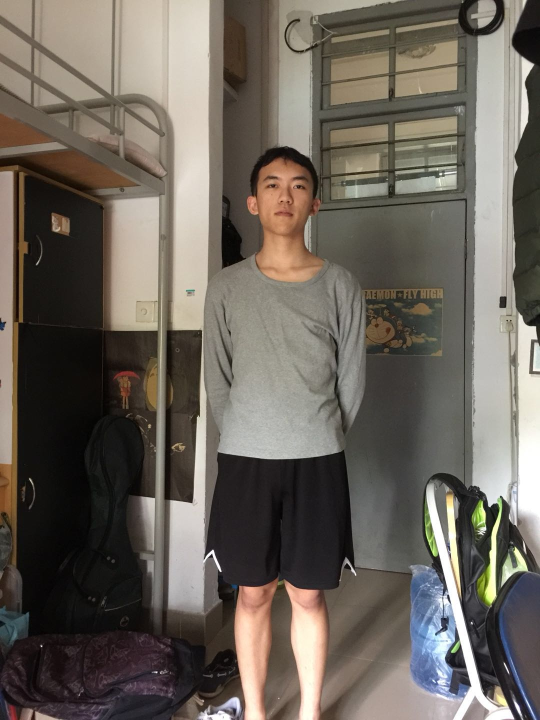
#> input picture 11.jpg, 1080 x 1440 px, found by its file name (shown at 1/2 size)
$ python green_hat.py
#> lines starting #> are read from the running program, lines starting #| are printed output that depends on the picture; after the words box and inside, x2 and y2 are one past the last pixel; in counts of white or black regions, pixels touching at a corner belong together

#coding:utf-8
import cv2
import random

# OpenCV 人脸检测
face_patterns = cv2.CascadeClassifier('/home/glenn/.local/lib/python2.7/site-packages/cv2/data/haarcascade_frontalface_default.xml')
print(face_patterns)
sample_image = cv2.imread('11.jpg')   #你要加帽子的头像图像
#> sample_image is the input picture: shape (1440, 1080, 3); mean B, G, R 91.7, 100.4, 107.3
faces = face_patterns.detectMultiScale(sample_image,
                                       scaleFactor=1.1,
                                       minNeighbors=8,
                                       minSize=(50, 50))     #这三行参数可调，以识别出人脸
#> faces = [[503, 322, 133, 133]]

#返回人脸的坐标  x y w h :xy左上角的点的坐标  wh是人脸的长和宽.
#for (x, y, w, h) in faces:
#    cv2.rectangle(sample_image, (x, y), (x+w, y+h), (0, 255, 0), 2)
#    cv2.imwrite('face.png', sample_image);   #把人脸框出来.
#    print (faces)

# 圣诞帽
#hats = []
#for i in range(4):   #备选4顶帽子你去换
#    hats.append(cv2.imread('hat%d.png' % i, -1))

hat=cv2.imread('12345.png')
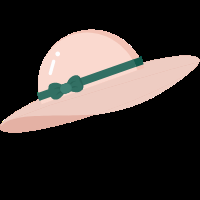
#> input picture 12345.png, 200 x 200 px, found by its file name
#> hat is the input picture: shape (200, 200, 3); mean B, G, R 48.9, 51.7, 58.5
cv2.imwrite('test.png', hat);

for face in faces:  #一张头像内多张脸的话，则需要face循环.
    # 随机一顶帽子
#    hat = random.choice(hats)
    print(hat.shape )
    # 调整帽子尺寸
    print(face[3])   #w值 即框出的人脸的宽.
    scale = float(face[3]) / hat.shape[0] * 1.5   #这里不要把float漏了,不然代码一直报错的,因为python默认当分子分母均是int的话,分子小于分母则商为0.
    print (scale)
    hat = cv2.resize(hat, (0, 0), fx=scale, fy=scale)
    # 根据人脸坐标调整帽子位置
    x_offset = int(face[0] + face[2] / 2 - hat.shape[1] / 2)
    y_offset = int(face[1] - hat.shape[0] / 2)
    # 计算贴图位置，注意防止超出边界的情况
    x1, x2 = max(x_offset, 0), min(x_offset + hat.shape[1], sample_image.shape[1])
    y1, y2 = max(y_offset, 0), min(y_offset + hat.shape[0], sample_image.shape[0])
    hat_x1 = max(0, -x_offset)
    hat_x2 = hat_x1 + x2 - x1
    hat_y1 = max(0, -y_offset)
    hat_y2 = hat_y1 + y2 - y1

    # 透明部分的处理
    alpha_h = hat[hat_y1:hat_y2, hat_x1:hat_x2, 2] / 255
    alpha = 1 - alpha_h
    # 按3个通道合并图片
    for c in range(0, 2):
        sample_image[y1:y2, x1:x2, c] = (alpha_h * hat[hat_y1:hat_y2, hat_x1:hat_x2, c] + alpha * sample_image[y1:y2, x1:x2, c])
#> this loop made 1 pass
#> (face, scale, x_offset, y_offset, x1, x2, y1, y2) on pass 1: ([503, 322, 133, 133], 0.998, 469, 222, 469, 669, 222, 422)
#| (200, 200, 3)
#| 133
#| 0.9975
#> pass 1, `alpha_h = hat[hat_y1:hat_y2, hat_x1:hat_x2, 2] / 255`:
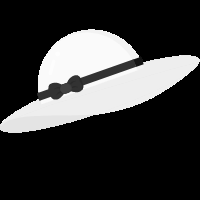
#> alpha_h: shape (200, 200) float64; min 0, max 1, mean 0.229
#> pass 1, `alpha = 1 - alpha_h`:
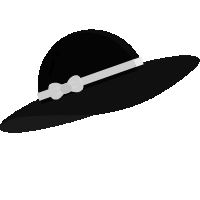
#> alpha: shape (200, 200) float64; min 0, max 1, mean 0.771
#> after the loop:
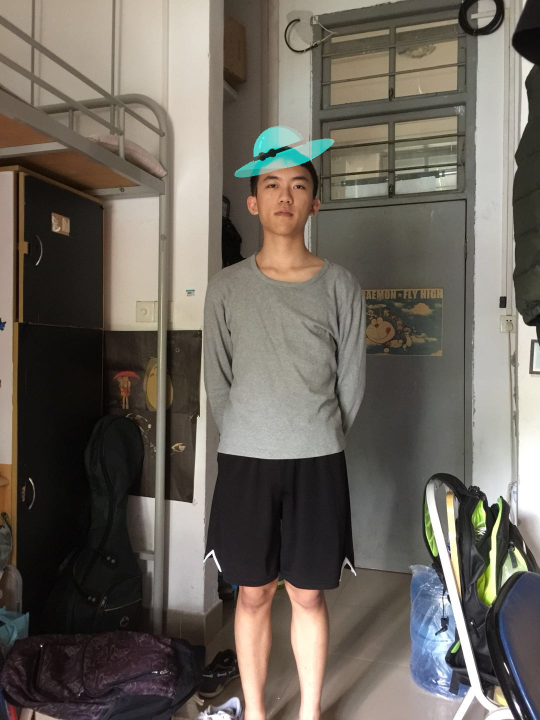
#> sample_image: shape (1440, 1080, 3) (shown at 1/2 size); 0.68% of pixels changed, all inside (x1, y1, x2, y2) = (469, 251, 669, 355)

# 保存最终结果
cv2.imwrite('faces_detect.png', sample_image)
